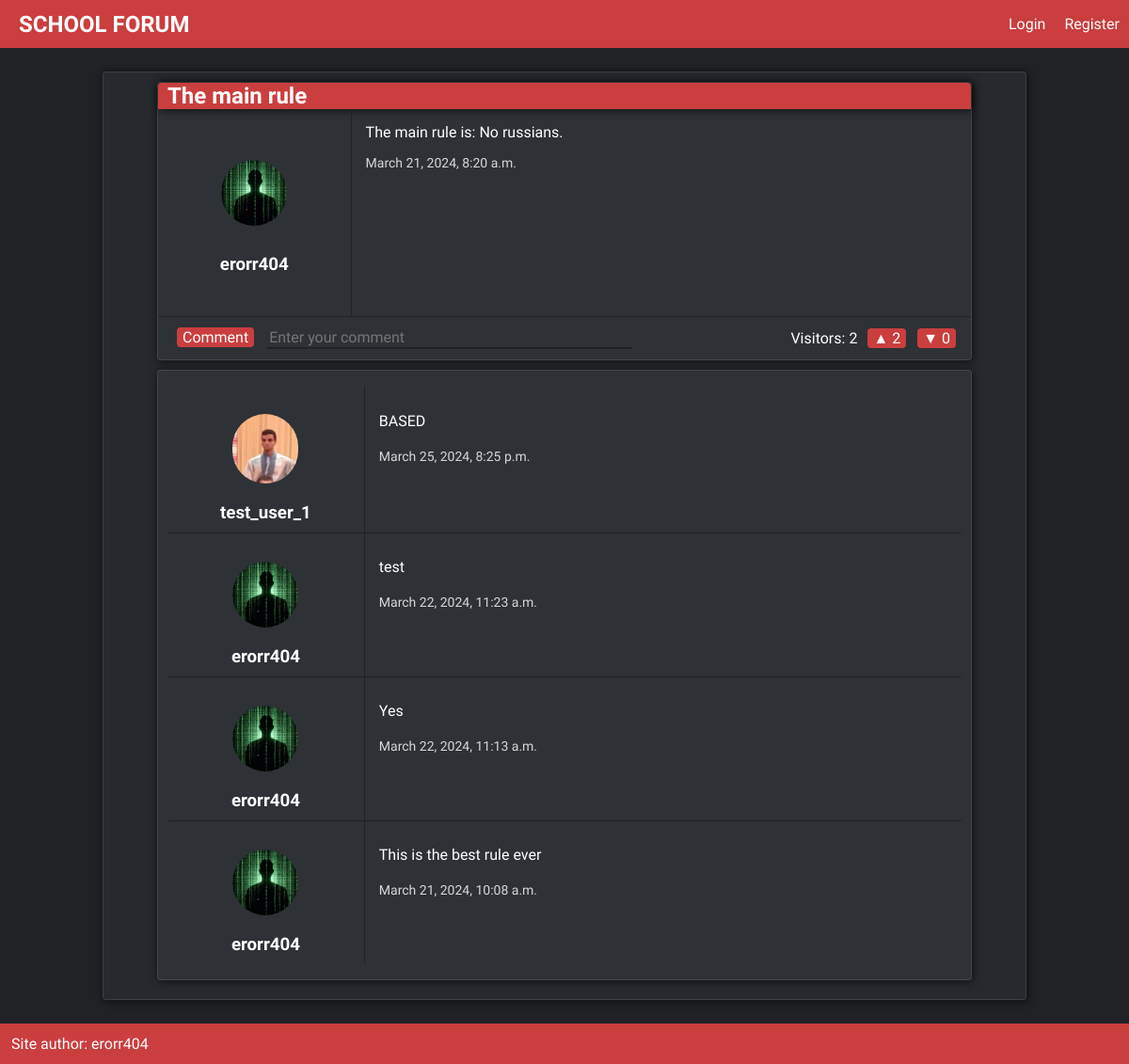
/rules/the-main-rule, run on the app's committed database.
### posts/models.py (models this page shows, shortened)
class Post(models.Model):
    title = models.CharField(max_length=50)
    slug = models.SlugField()
    body = models.TextField()
    date = models.DateTimeField(auto_now_add=True)
    category = models.ForeignKey(Category, models.CASCADE, default=None)
    author = models.ForeignKey(User, models.CASCADE, default=None)

class Comment(models.Model):
    user = models.ForeignKey(User, models.CASCADE, default=None)
    post = models.ForeignKey(Post, models.CASCADE, default=None)
    date = models.DateTimeField(auto_now_add=True)
    text = models.TextField()

### accounts/models.py (models this page shows, shortened)
class Profile(models.Model):
    user = models.OneToOneField(User, models.CASCADE)
    image = models.ImageField(upload_to='profile_pics/', default='default.jpg')
    biography = models.TextField(default='')

### posts/views.py (the view)
# urls.py: path('<slug:category>/<slug:post>', views.post_view, name='show'),
def post_view(request, category, post):
    post = Post.objects.get(slug=post)
    comments = Comment.objects.filter(post=post)[::-1]
    comments_users_profiles = []
    for comment in comments:
        comment_user_profile = Profile.objects.get(user=comment.user)
        comments_users_profiles.append(comment_user_profile)
    if len(comments) == 0:
        no_comments = True
    else:
        no_comments = False
    post_images = PostImage.objects.filter(post=post)
    if len(post_images) == 0:
        no_images = True
    else:
        no_images = False
    post_views = PostView.objects.filter(post=post)
    if request.user.is_authenticated:
        if len(post_views.filter(user=request.user)) == 0:
            post.add_view(request.user)
    return render(request, 'post_detail.html', {'post': post,
                                                'author_profile': Profile.objects.get(user=post.author),
                                                'likes': len(PostLike.objects.filter(post=post)),
                                                'dislikes': len(PostDisLike.objects.filter(post=post)),
                                                'comments': comments,
                                                'zipped_comments': zip(comments, comments_users_profiles),
                                                'no_comments': no_comments,
                                                'post_images': post_images,
                                                'no_images': no_images,
                                                'post_views': len(post_views),
                                                })

### posts/templates/post_detail.html (shortened to what this page needs)
{% extends 'base_layout.html' %}
{% block content %}
    <div class="main-content shadow light-border">
        <div class="post-detail shadow light-border">
            <h2 class="post-detail-title shadow">{{ post.title }}</h2>
            <div class="post-2-columns">
                <div class="user-post-profile">
                    <a class="user-post-profile-link" href="{% url 'accounts:user_profile' username=post.author.username %}">
                        <img src="{{ author_profile.image.url }}" alt="profile image">
                        <h3>{{ post.author }}</h3>
                    </a>
                </div>
                <div class="post-text-info">
                    <p class="post-detail-description">{{ post.body|safe }}</p>
                    <p class="post-date">{{ post.date }}</p>
                </div>
            </div>
            <div class="interactions">
                <div class="create-comment">
                    <button id="comment_btn">Comment</button>
                    <input class="default-text-entry" type="text" name="text" id="comment_text" placeholder="Enter your comment">
                </div>
                <ul>
                    <li>
                        Visitors: {{ post_views }}
                    </li>
                    <li>
                        <button id="like">▲ {{ likes }}</button>
                    </li>
                    <li>
                        <button id="dislike">▼ {{ dislikes }}</button>
                    </li>
                </ul>
            </div>
        </div>
        <div class="post-comments shadow light-border">
            <ul class="comments-list">
                {% if no_comments == False %}
                    {% for comment, user_profile in zipped_comments %}
                    <li>
                        <div class="comment-author-info">
                            <a href="{% url 'accounts:user_profile' username=comment.user.username %}" class="user-post-profile-link">
                                <img src="{{ user_profile.image.url }}" alt="post author image" class="comment-prof-image">
                                <h3 class="comment-author">{{ comment.user }}</h3>
                            </a>
                        </div>
                        <div class="comment-itself">
                            <p class="post-detail-description">{{ comment.text }}</p>
                            <p class="post-date">{{ comment.date }}</p>
                        </div>
                    </li>
                    {% endfor %}
                {% else %}
                    <div class="no-comments">
                        <h2 class="no-comments-big">There is no comments</h2>
                        <p class="no-comments-small">Create one!</p>
                    </div>
                {% endif %}
            </ul>
        </div>
    </div>
{% endblock content %}

### static/styles.css (style rules this page uses)
:root { --color1: #202225; --color2: #26292D; --color3: #2E3135; --text-hover: #d8d8d8; --text-color: #ffff; --color-important: #ca3e3e; --color-reject: #FF3F3F; --color-accept: #00CB3F; --border-color: #e7e7e71e; --border-light-width: 1px; --default-border-radius: 4px; }
html { min-height: 100vh; }
body { font-family: "Fira Sans Extra Condensed", sans-serif; font-weight: 400; font-style: normal; color: var(--text-color); background-color: var(--color1); margin: 0px; min-height: 100vh; display: flex; flex-direction: column; }
h1, h2, h3, h4, h5, h6 { margin: 0; }
a { text-decoration: none; color: inherit; }
.shadow { box-shadow: 1px 1px 10px 0px #000000af; }
.light-border { border: var(--border-light-width) solid; border-color: var(--border-color); }
.main-content { background-color: var(--color2); margin: 25px 10px; width: 80vw; min-width: 400px; border-radius: var(--default-border-radius); padding: 10px; }
.default-text-entry { outline: none; border: none; border-bottom: solid 2px var(--color1); font-size: 16px; background-color: var(--color3); font-family: inherit; width: 70%; color: var(--text-color); }
.main-content { display: flex; flex-direction: column; align-items: center; }
.post-date { margin: 5px 0; font-size: 14px; color: var(--text-hover); }
.post-detail { background-color: var(--color3); border-radius: var(--default-border-radius); width: 90%; display: flex; flex-direction: column; }
.post-detail-title { background-color: var(--color-important); border-radius: var(--default-border-radius) var(--default-border-radius) 0 0; padding: 0 0 0 10px; }
.post-2-columns { display: flex; flex-direction: row; }
.user-post-profile { display: flex; flex-direction: column; justify-content: center; align-items: center; border-right: solid var(--border-light-width) var(--color1); border-bottom: solid var(--border-light-width) var(--color1); width: 20%; padding: 10px 20px; max-width: 200px; min-width: 130px; min-height: 200px; }
.user-post-profile img { width: 70px; border-radius: 35px; margin: 20px 0; }
.user-post-profile h3 { margin: 10px 0; }
.user-post-profile-link { display: flex; flex-direction: column; align-items: center; }
.post-text-info { width: 80%; border-bottom: solid var(--border-light-width) var(--color1); }
.post-detail-description { margin: 15px; }
.post-date { margin-left: 15px; }
.interactions { margin: 10px 10px; padding: 1px 0; border-radius: var(--default-border-radius); background-color: var(--color3); display: flex; align-items: center; justify-content: space-between; }
.create-comment { width: 65%; }
.interactions ul { list-style-type: none; display: flex; flex-direction: row; align-items: center; justify-content: right; margin: 0; }
.interactions ul li { font-size: 16px; border-radius: var(--default-border-radius); margin: 0 5px; }
#comment_btn { outline: none; border: none; border-radius: var(--default-border-radius); font-size: 16px; background-color: var(--color-important); color: var(--text-color); margin: 0 10px; font-family: inherit; }
#like { outline: none; border: none; border-radius: var(--default-border-radius); font-size: 16px; background-color: var(--color-important); color: var(--text-color); margin: 0 1px; font-family: inherit; }
#dislike { outline: none; border: none; border-radius: var(--default-border-radius); font-size: 16px; background-color: var(--color-important); color: var(--text-color); margin: 0 1px; font-family: inherit; }
.post-comments { margin: 10px 10px; border-radius: var(--default-border-radius); background-color: var(--color3); width: 90%; }
.comments-list { padding-left: 0; list-style-type: none; }
.comments-list li { border-bottom: solid var(--border-light-width) var(--color1); display: flex; flex-direction: row; align-items: center; margin: 0 10px; }
.comments-list li:last-child { border-bottom: none; }
.comment-author-info { display: flex; flex-direction: column; justify-content: center; align-items: center; border-right: solid var(--border-light-width) var(--color1); width: 20%; padding: 10px 20px; max-width: 200px; min-width: 130px; min-height: 130px; }
.comment-prof-image { width: 70px; border-radius: 35px; margin: 20px 0; }
.comment-itself { min-height: 130px; display: flex; flex-direction: column; }

### data on the page
Post: title "The main rule", author "erorr404", body "The main rule is: No russians.", date "March 21, 2024, 8:20 a.m."
Profile: image (picture)
Comment: image (picture), user "test_user_1", text "BASED", date "March 25, 2024, 8:25 p.m."
Comment: image (picture), user "erorr404", text "test", date "March 22, 2024, 11:23 a.m."
Comment: image (picture), user "erorr404", text "Yes", date "March 22, 2024, 11:13 a.m."
Comment: image (picture), user "erorr404", text "This is the best rule ever", date "March 21, 2024, 10:08 a.m."

### other printed values
{{ post_views }} "2"
{{ likes }} "2"
{{ dislikes }} "0"
